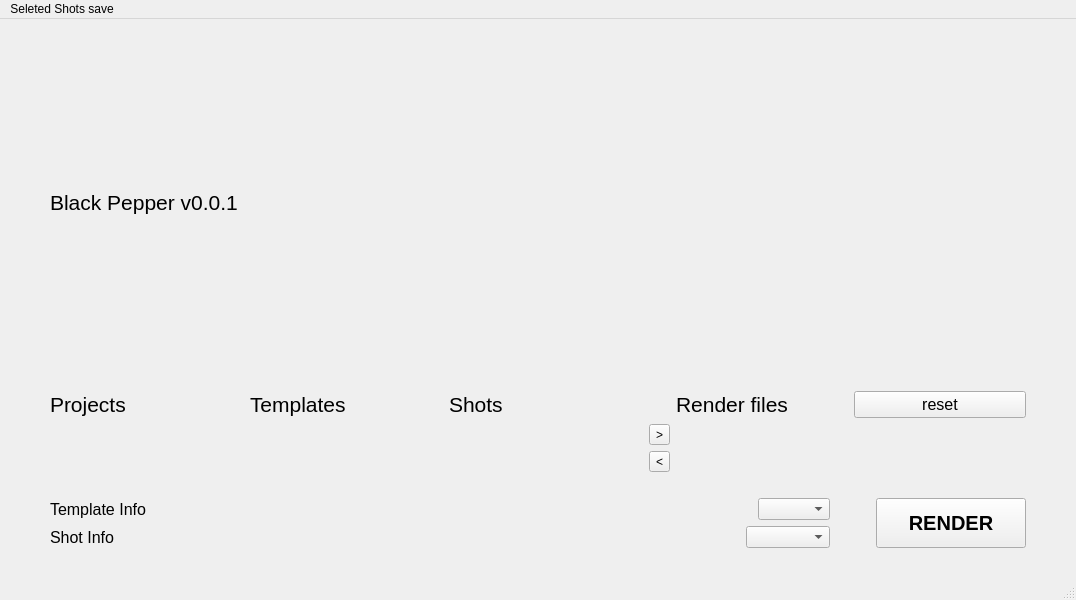
<?xml version="1.0" encoding="UTF-8"?>
<ui version="4.0">
 <class>BlackPepper</class>
 <widget class="QMainWindow" name="BlackPepper">
  <property name="geometry">
   <rect>
    <x>0</x>
    <y>0</y>
    <width>1016</width>
    <height>600</height>
   </rect>
  </property>
  <property name="windowTitle">
   <string>MainWindow</string>
  </property>
  <widget class="QWidget" name="centralwidget">
   <layout class="QGridLayout" name="gridLayout">
    <property name="leftMargin">
     <number>50</number>
    </property>
    <property name="topMargin">
     <number>30</number>
    </property>
    <property name="rightMargin">
     <number>50</number>
    </property>
    <property name="bottomMargin">
     <number>30</number>
    </property>
    <item row="0" column="0">
     <layout class="QVBoxLayout" name="verticalLayout">
      <item>
       <layout class="QVBoxLayout" name="verticalLayout_5">
        <item>
         <widget class="QLabel" name="label_6">
          <property name="font">
           <font>
            <pointsize>16</pointsize>
           </font>
          </property>
          <property name="text">
           <string>Black Pepper v0.0.1</string>
          </property>
         </widget>
        </item>
        <item>
         <layout class="QGridLayout" name="gridLayout_3">
          <item row="1" column="0">
           <widget class="QLabel" name="label_8">
            <property name="font">
             <font>
              <pointsize>16</pointsize>
             </font>
            </property>
            <property name="text">
             <string>Projects</string>
            </property>
           </widget>
          </item>
          <item row="1" column="5">
           <layout class="QHBoxLayout" name="horizontalLayout_3">
            <item>
             <widget class="QLabel" name="label_10">
              <property name="font">
               <font>
                <pointsize>16</pointsize>
               </font>
              </property>
              <property name="text">
               <string>Render files</string>
              </property>
             </widget>
            </item>
            <item>
             <widget class="QPushButton" name="reset_btn">
              <property name="font">
               <font>
                <pointsize>12</pointsize>
               </font>
              </property>
              <property name="text">
               <string>reset</string>
              </property>
             </widget>
            </item>
           </layout>
          </item>
          <item row="1" column="2">
           <widget class="QLabel" name="label_11">
            <property name="font">
             <font>
              <pointsize>16</pointsize>
             </font>
            </property>
            <property name="text">
             <string>Shots</string>
            </property>
           </widget>
          </item>
          <item row="2" column="3">
           <layout class="QVBoxLayout" name="verticalLayout_6">
            <item>
             <widget class="QToolButton" name="append_btn">
              <property name="text">
               <string>&gt;</string>
              </property>
             </widget>
            </item>
            <item>
             <widget class="QToolButton" name="del_btn">
              <property name="text">
               <string>&lt;</string>
              </property>
             </widget>
            </item>
           </layout>
          </item>
          <item row="1" column="1">
           <widget class="QLabel" name="label_12">
            <property name="font">
             <font>
              <pointsize>16</pointsize>
             </font>
            </property>
            <property name="text">
             <string>Templates</string>
            </property>
           </widget>
          </item>
          <item row="0" column="0">
           <spacer name="verticalSpacer_2">
            <property name="orientation">
             <enum>Qt::Vertical</enum>
            </property>
            <property name="sizeType">
             <enum>QSizePolicy::Fixed</enum>
            </property>
            <property name="sizeHint" stdset="0">
             <size>
              <width>50</width>
              <height>30</height>
             </size>
            </property>
           </spacer>
          </item>
          <item row="0" column="5">
           <spacer name="horizontalSpacer_3">
            <property name="orientation">
             <enum>Qt::Horizontal</enum>
            </property>
            <property name="sizeType">
             <enum>QSizePolicy::Minimum</enum>
            </property>
            <property name="sizeHint" stdset="0">
             <size>
              <width>350</width>
              <height>1</height>
             </size>
            </property>
           </spacer>
          </item>
         </layout>
        </item>
       </layout>
      </item>
      <item>
       <spacer name="verticalSpacer_3">
        <property name="orientation">
         <enum>Qt::Vertical</enum>
        </property>
        <property name="sizeType">
         <enum>QSizePolicy::Fixed</enum>
        </property>
        <property name="sizeHint" stdset="0">
         <size>
          <width>20</width>
          <height>20</height>
         </size>
        </property>
       </spacer>
      </item>
      <item>
       <layout class="QHBoxLayout" name="horizontalLayout">
        <item>
         <layout class="QVBoxLayout" name="verticalLayout_3">
          <item>
           <layout class="QHBoxLayout" name="horizontalLayout_6">
            <item>
             <widget class="QLabel" name="label_9">
              <property name="sizePolicy">
               <sizepolicy hsizetype="Minimum" vsizetype="Preferred">
                <horstretch>0</horstretch>
                <verstretch>0</verstretch>
               </sizepolicy>
              </property>
              <property name="font">
               <font>
                <pointsize>12</pointsize>
               </font>
              </property>
              <property name="text">
               <string>Template Info</string>
              </property>
             </widget>
            </item>
            <item>
             <widget class="QLabel" name="template_info_label">
              <property name="sizePolicy">
               <sizepolicy hsizetype="Minimum" vsizetype="Preferred">
                <horstretch>0</horstretch>
                <verstretch>0</verstretch>
               </sizepolicy>
              </property>
              <property name="minimumSize">
               <size>
                <width>600</width>
                <height>0</height>
               </size>
              </property>
              <property name="text">
               <string/>
              </property>
             </widget>
            </item>
            <item>
             <widget class="QComboBox" name="temp_rev_cbox"/>
            </item>
           </layout>
          </item>
          <item>
           <layout class="QHBoxLayout" name="horizontalLayout_7">
            <item>
             <widget class="QLabel" name="label_7">
              <property name="sizePolicy">
               <sizepolicy hsizetype="Minimum" vsizetype="Preferred">
                <horstretch>0</horstretch>
                <verstretch>0</verstretch>
               </sizepolicy>
              </property>
              <property name="font">
               <font>
                <pointsize>12</pointsize>
               </font>
              </property>
              <property name="text">
               <string>Shot Info</string>
              </property>
             </widget>
            </item>
            <item>
             <widget class="QLabel" name="shot_info_label">
              <property name="sizePolicy">
               <sizepolicy hsizetype="Minimum" vsizetype="Preferred">
                <horstretch>0</horstretch>
                <verstretch>0</verstretch>
               </sizepolicy>
              </property>
              <property name="minimumSize">
               <size>
                <width>600</width>
                <height>0</height>
               </size>
              </property>
              <property name="text">
               <string/>
              </property>
             </widget>
            </item>
            <item>
             <widget class="QComboBox" name="shot_rev_cbox"/>
            </item>
           </layout>
          </item>
         </layout>
        </item>
        <item>
         <spacer name="horizontalSpacer">
          <property name="orientation">
           <enum>Qt::Horizontal</enum>
          </property>
          <property name="sizeType">
           <enum>QSizePolicy::Fixed</enum>
          </property>
          <property name="sizeHint" stdset="0">
           <size>
            <width>40</width>
            <height>20</height>
           </size>
          </property>
         </spacer>
        </item>
        <item>
         <widget class="QPushButton" name="render_btn">
          <property name="sizePolicy">
           <sizepolicy hsizetype="Fixed" vsizetype="Fixed">
            <horstretch>0</horstretch>
            <verstretch>0</verstretch>
           </sizepolicy>
          </property>
          <property name="minimumSize">
           <size>
            <width>150</width>
            <height>50</height>
           </size>
          </property>
          <property name="font">
           <font>
            <pointsize>15</pointsize>
            <bold>true</bold>
           </font>
          </property>
          <property name="text">
           <string>RENDER</string>
          </property>
         </widget>
        </item>
       </layout>
      </item>
     </layout>
    </item>
   </layout>
  </widget>
  <widget class="QMenuBar" name="menubar">
   <property name="geometry">
    <rect>
     <x>0</x>
     <y>0</y>
     <width>1016</width>
     <height>24</height>
    </rect>
   </property>
   <widget class="QMenu" name="menuSeleted_Shots_save">
    <property name="title">
     <string>Seleted Shots save</string>
    </property>
    <addaction name="separator"/>
   </widget>
   <addaction name="menuSeleted_Shots_save"/>
  </widget>
  <widget class="QStatusBar" name="statusbar"/>
 </widget>
 <resources/>
 <connections/>
</ui>
